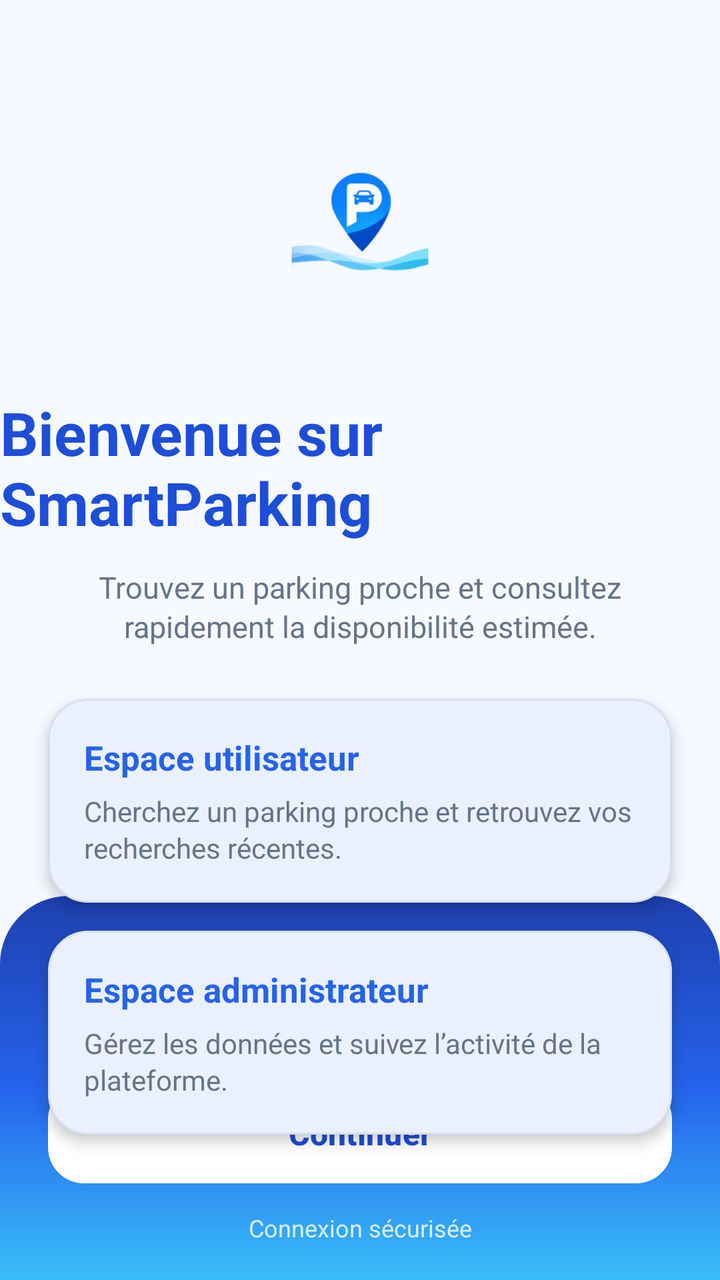
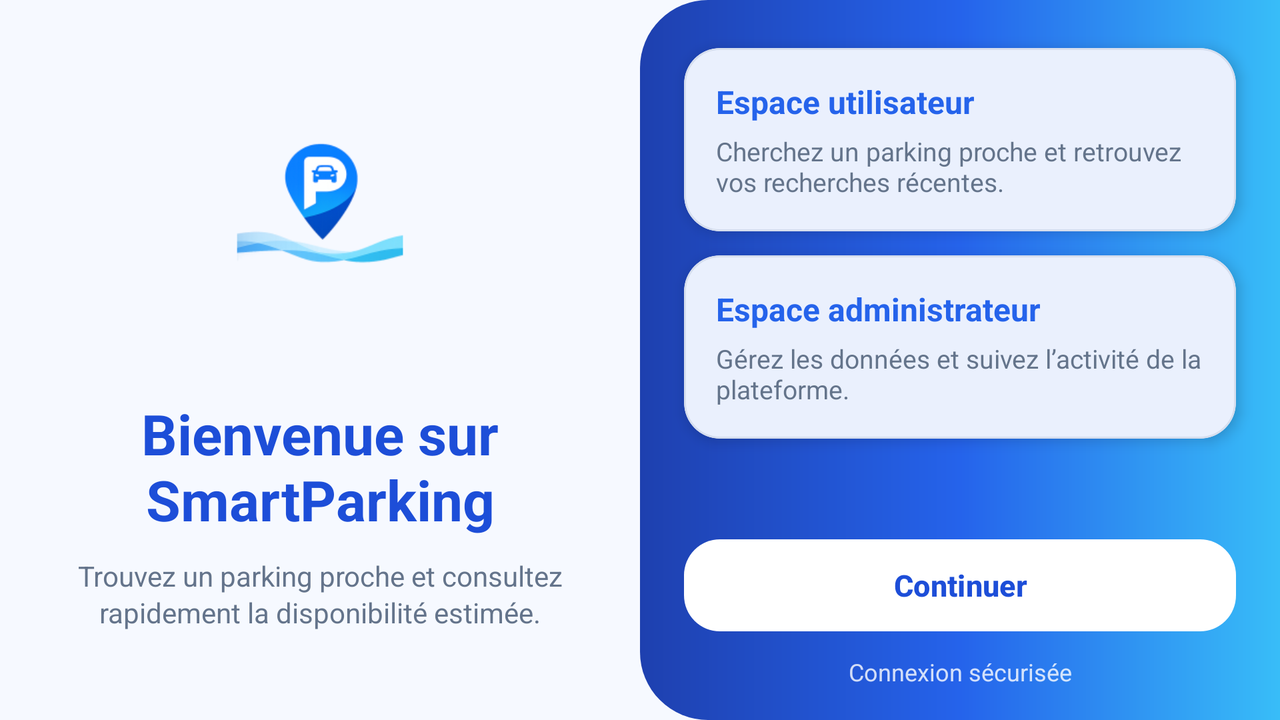

Two renders of one Android screen. The first uses the default layout on a phone; the second uses the alternative layout the repository ships for a different screen configuration, on a matching device. The two XML files are below.
<!-- AndroidManifest.xml: application theme Theme.ParkSmart -->
<!-- res/layout/fragment_startscreen.xml -->
<?xml version="1.0" encoding="utf-8"?>
<androidx.constraintlayout.widget.ConstraintLayout
    xmlns:android="http://schemas.android.com/apk/res/android"
    xmlns:app="http://schemas.android.com/apk/res-auto"
    android:layout_width="match_parent"
    android:layout_height="match_parent"
    android:background="@drawable/bg_auth">

    
    <View
        android:id="@+id/footerBg"
        android:layout_width="0dp"
        android:layout_height="0dp"
        android:background="@drawable/bg_auth_footer"
        app:layout_constraintBottom_toBottomOf="parent"
        app:layout_constraintStart_toStartOf="parent"
        app:layout_constraintEnd_toEndOf="parent"
        app:layout_constraintHeight_percent="0.30" />

    
    <ImageView
        android:id="@+id/ivStartingLogo"
        android:layout_width="140dp"
        android:layout_height="140dp"
        android:layout_marginTop="42dp"
        android:adjustViewBounds="true"
        android:contentDescription="@string/app_name"
        android:scaleType="fitCenter"
        android:src="@mipmap/ic_smartparking_foreground"
        app:layout_constraintTop_toTopOf="parent"
        app:layout_constraintStart_toStartOf="parent"
        app:layout_constraintEnd_toEndOf="parent" />

    
    <TextView
        android:id="@+id/tvStartingTitle"
        android:layout_width="wrap_content"
        android:layout_height="wrap_content"
        android:layout_marginTop="14dp"
        android:text="@string/starting_title"
        android:textColor="@color/ps_primary_dark"
        android:textSize="30sp"
        android:textStyle="bold"
        app:layout_constraintTop_toBottomOf="@id/ivStartingLogo"
        app:layout_constraintStart_toStartOf="parent"
        app:layout_constraintEnd_toEndOf="parent" />

    
    <TextView
        android:id="@+id/tvStartingSubtitle"
        android:layout_width="0dp"
        android:layout_height="wrap_content"
        android:layout_marginStart="28dp"
        android:layout_marginTop="12dp"
        android:layout_marginEnd="28dp"
        android:gravity="center"
        android:lineSpacingExtra="2dp"
        android:text="@string/starting_subtitle"
        android:textColor="@color/ps_text_muted"
        android:textSize="15sp"
        app:layout_constraintTop_toBottomOf="@id/tvStartingTitle"
        app:layout_constraintStart_toStartOf="parent"
        app:layout_constraintEnd_toEndOf="parent" />

    
    <com.google.android.material.card.MaterialCardView
        android:id="@+id/cardUser"
        android:layout_width="0dp"
        android:layout_height="wrap_content"
        android:layout_marginStart="24dp"
        android:layout_marginTop="26dp"
        android:layout_marginEnd="24dp"
        app:cardBackgroundColor="@color/ps_surface"
        app:cardCornerRadius="20dp"
        app:cardElevation="4dp"
        app:strokeColor="@color/ps_outline"
        app:strokeWidth="1dp"
        app:layout_constraintTop_toBottomOf="@id/tvStartingSubtitle"
        app:layout_constraintStart_toStartOf="parent"
        app:layout_constraintEnd_toEndOf="parent">

        <LinearLayout
            android:layout_width="match_parent"
            android:layout_height="wrap_content"
            android:orientation="vertical"
            android:padding="18dp">

            <TextView
                android:layout_width="wrap_content"
                android:layout_height="wrap_content"
                android:text="@string/starting_user_title"
                android:textColor="@color/ps_primary"
                android:textSize="17sp"
                android:textStyle="bold" />

            <TextView
                android:layout_width="wrap_content"
                android:layout_height="wrap_content"
                android:layout_marginTop="6dp"
                android:lineSpacingExtra="2dp"
                android:text="@string/starting_user_desc"
                android:textColor="@color/ps_text_muted"
                android:textSize="14sp" />
        </LinearLayout>
    </com.google.android.material.card.MaterialCardView>

    
    <com.google.android.material.card.MaterialCardView
        android:id="@+id/cardAdmin"
        android:layout_width="0dp"
        android:layout_height="wrap_content"
        android:layout_marginStart="24dp"
        android:layout_marginTop="14dp"
        android:layout_marginEnd="24dp"
        app:cardBackgroundColor="@color/ps_surface"
        app:cardCornerRadius="20dp"
        app:cardElevation="4dp"
        app:strokeColor="@color/ps_outline"
        app:strokeWidth="1dp"
        app:layout_constraintTop_toBottomOf="@id/cardUser"
        app:layout_constraintStart_toStartOf="parent"
        app:layout_constraintEnd_toEndOf="parent">

        <LinearLayout
            android:layout_width="match_parent"
            android:layout_height="wrap_content"
            android:orientation="vertical"
            android:padding="18dp">

            <TextView
                android:layout_width="wrap_content"
                android:layout_height="wrap_content"
                android:text="@string/starting_admin_title"
                android:textColor="@color/ps_primary"
                android:textSize="17sp"
                android:textStyle="bold" />

            <TextView
                android:layout_width="wrap_content"
                android:layout_height="wrap_content"
                android:layout_marginTop="6dp"
                android:lineSpacingExtra="2dp"
                android:text="@string/starting_admin_desc"
                android:textColor="@color/ps_text_muted"
                android:textSize="14sp" />
        </LinearLayout>
    </com.google.android.material.card.MaterialCardView>

    
    <com.google.android.material.button.MaterialButton
        android:id="@+id/btn_start"
        android:layout_width="0dp"
        android:layout_height="58dp"
        android:layout_marginStart="24dp"
        android:layout_marginEnd="24dp"
        android:layout_marginBottom="10dp"
        android:text="@string/starting_button"
        android:textAllCaps="false"
        android:textColor="@color/ps_primary_dark"
        android:textSize="16sp"
        android:textStyle="bold"
        app:backgroundTint="@color/white"
        app:cornerRadius="18dp"
        app:elevation="0dp"
        app:rippleColor="@color/ps_primary_container"
        app:layout_constraintBottom_toTopOf="@id/tv_footer_hint"
        app:layout_constraintStart_toStartOf="parent"
        app:layout_constraintEnd_toEndOf="parent" />

    
    <TextView
        android:id="@+id/tv_footer_hint"
        android:layout_width="0dp"
        android:layout_height="wrap_content"
        android:layout_marginStart="30dp"
        android:layout_marginEnd="30dp"
        android:layout_marginBottom="18dp"
        android:gravity="center"
        android:text="@string/starting_footer_hint"
        android:textColor="@color/ps_on_wave_muted"
        android:textSize="12sp"
        app:layout_constraintBottom_toBottomOf="parent"
        app:layout_constraintStart_toStartOf="parent"
        app:layout_constraintEnd_toEndOf="parent" />

</androidx.constraintlayout.widget.ConstraintLayout>
<!-- resources referenced by this layout -->
<resources>
  <color name="ps_on_wave_muted">#CCFFFFFF</color>
  <color name="ps_outline">#D6DEEE</color>
  <color name="ps_primary">#2563EB</color>
  <color name="ps_primary_container">#DBEAFE</color>
  <color name="ps_primary_dark">#1D4ED8</color>
  <color name="ps_surface">#FFFFFF</color>
  <color name="ps_text_muted">#64748B</color>
  <color name="white">#FFFFFF</color>
  <!-- drawable bg_auth_footer (drawable) -->
  <?xml version="1.0" encoding="utf-8"?>
  <shape xmlns:android="http://schemas.android.com/apk/res/android"
      android:shape="rectangle">
  
      <gradient
          android:angle="270"
          android:startColor="#1E40AF"
          android:centerColor="#2563EB"
          android:endColor="#38BDF8"
          android:type="linear" />
  
      <corners
          android:topLeftRadius="34dp"
          android:topRightRadius="34dp" />
  </shape>
  <string name="app_name">SmartParking</string>
  <string name="starting_admin_desc">Gérez les données et suivez l’activité de la plateforme.</string>
  <string name="starting_admin_title">Espace administrateur</string>
  <string name="starting_button">Continuer</string>
  <string name="starting_footer_hint">Connexion sécurisée</string>
  <string name="starting_subtitle">Trouvez un parking proche et consultez rapidement la disponibilité estimée.</string>
  <string name="starting_title">Bienvenue sur SmartParking</string>
  <string name="starting_user_desc">Cherchez un parking proche et retrouvez vos recherches récentes.</string>
  <string name="starting_user_title">Espace utilisateur</string>
  <style name="Theme.ParkSmart" parent="Base.Theme.ParkSmart" />
  <color name="ps_on_primary_container">#0B2A6F</color>
  <color name="ps_bg">#F6F9FF</color>
  <color name="ps_text">#0F172A</color>
  <style name="Widget.ParkSmart.Button" parent="Widget.Material3.Button">
          <item name="cornerRadius">16dp</item>
          <item name="android:minHeight">52dp</item>
          <item name="android:textAllCaps">false</item>
          <item name="android:textStyle">bold</item>
          <item name="android:textSize">16sp</item>
          <item name="backgroundTint">@color/ps_primary</item>
      </style>
  <style name="Widget.ParkSmart.TextInput" parent="Widget.Material3.TextInputLayout.OutlinedBox">
          <item name="boxStrokeColor">@color/ps_outline</item>
          <item name="boxStrokeWidth">1dp</item>
          <item name="boxStrokeWidthFocused">2dp</item>
          <item name="boxBackgroundColor">@color/ps_surface</item>
          <item name="boxCornerRadiusTopStart">14dp</item>
          <item name="boxCornerRadiusTopEnd">14dp</item>
          <item name="boxCornerRadiusBottomStart">14dp</item>
          <item name="boxCornerRadiusBottomEnd">14dp</item>
          <item name="hintTextColor">@color/ps_text_muted</item>
      </style>
  <!-- some entries are left out for length -->
</resources>
<!-- res/layout-land/fragment_startscreen.xml (the repository's variant of the layout above) -->
<!-- drawn on the phone turned sideways -->
<?xml version="1.0" encoding="utf-8"?>
<androidx.constraintlayout.widget.ConstraintLayout
    xmlns:android="http://schemas.android.com/apk/res/android"
    xmlns:app="http://schemas.android.com/apk/res-auto"
    android:layout_width="match_parent"
    android:layout_height="match_parent"
    android:background="@drawable/bg_auth">

    <androidx.constraintlayout.widget.Guideline
        android:id="@+id/guide_middle"
        android:layout_width="wrap_content"
        android:layout_height="wrap_content"
        android:orientation="vertical"
        app:layout_constraintGuide_percent="0.50" />

    
    <View
        android:id="@+id/right_panel"
        android:layout_width="0dp"
        android:layout_height="0dp"
        android:background="@drawable/bg_auth_side_panel"
        app:layout_constraintTop_toTopOf="parent"
        app:layout_constraintBottom_toBottomOf="parent"
        app:layout_constraintStart_toStartOf="@id/guide_middle"
        app:layout_constraintEnd_toEndOf="parent" />

    
    <ImageView
        android:id="@+id/iv_starting_logo"
        android:layout_width="170dp"
        android:layout_height="170dp"
        android:layout_marginTop="18dp"
        android:adjustViewBounds="true"
        android:contentDescription="@string/app_name"
        android:scaleType="fitCenter"
        android:src="@mipmap/ic_smartparking_foreground"
        app:layout_constraintTop_toTopOf="parent"
        app:layout_constraintStart_toStartOf="parent"
        app:layout_constraintEnd_toStartOf="@id/guide_middle" />

    
    <TextView
        android:id="@+id/tv_starting_title"
        android:layout_width="0dp"
        android:layout_height="wrap_content"
        android:layout_marginStart="24dp"
        android:layout_marginTop="10dp"
        android:layout_marginEnd="24dp"
        android:gravity="center"
        android:text="@string/starting_title"
        android:textColor="@color/ps_primary_dark"
        android:textSize="28sp"
        android:textStyle="bold"
        app:layout_constraintTop_toBottomOf="@id/iv_starting_logo"
        app:layout_constraintStart_toStartOf="parent"
        app:layout_constraintEnd_toStartOf="@id/guide_middle" />

    
    <TextView
        android:id="@+id/tv_starting_subtitle"
        android:layout_width="0dp"
        android:layout_height="wrap_content"
        android:layout_marginStart="26dp"
        android:layout_marginTop="10dp"
        android:layout_marginEnd="26dp"
        android:gravity="center"
        android:lineSpacingExtra="2dp"
        android:text="@string/starting_subtitle"
        android:textColor="@color/ps_text_muted"
        android:textSize="14sp"
        app:layout_constraintTop_toBottomOf="@id/tv_starting_title"
        app:layout_constraintStart_toStartOf="parent"
        app:layout_constraintEnd_toStartOf="@id/guide_middle" />

    
    <com.google.android.material.card.MaterialCardView
        android:id="@+id/card_user"
        android:layout_width="0dp"
        android:layout_height="wrap_content"
        android:layout_marginStart="22dp"
        android:layout_marginTop="24dp"
        android:layout_marginEnd="22dp"
        app:cardBackgroundColor="@color/ps_surface"
        app:cardCornerRadius="18dp"
        app:cardElevation="4dp"
        app:strokeColor="@color/ps_outline"
        app:strokeWidth="1dp"
        app:layout_constraintTop_toTopOf="parent"
        app:layout_constraintStart_toStartOf="@id/guide_middle"
        app:layout_constraintEnd_toEndOf="parent">

        <LinearLayout
            android:layout_width="match_parent"
            android:layout_height="wrap_content"
            android:orientation="vertical"
            android:padding="16dp">

            <TextView
                android:layout_width="wrap_content"
                android:layout_height="wrap_content"
                android:text="@string/starting_user_title"
                android:textColor="@color/ps_primary"
                android:textSize="16sp"
                android:textStyle="bold" />

            <TextView
                android:layout_width="wrap_content"
                android:layout_height="wrap_content"
                android:layout_marginTop="5dp"
                android:text="@string/starting_user_desc"
                android:textColor="@color/ps_text_muted"
                android:textSize="13sp" />
        </LinearLayout>
    </com.google.android.material.card.MaterialCardView>

    
    <com.google.android.material.card.MaterialCardView
        android:id="@+id/card_admin"
        android:layout_width="0dp"
        android:layout_height="wrap_content"
        android:layout_marginStart="22dp"
        android:layout_marginTop="12dp"
        android:layout_marginEnd="22dp"
        app:cardBackgroundColor="@color/ps_surface"
        app:cardCornerRadius="18dp"
        app:cardElevation="4dp"
        app:strokeColor="@color/ps_outline"
        app:strokeWidth="1dp"
        app:layout_constraintTop_toBottomOf="@id/card_user"
        app:layout_constraintStart_toStartOf="@id/guide_middle"
        app:layout_constraintEnd_toEndOf="parent">

        <LinearLayout
            android:layout_width="match_parent"
            android:layout_height="wrap_content"
            android:orientation="vertical"
            android:padding="16dp">

            <TextView
                android:layout_width="wrap_content"
                android:layout_height="wrap_content"
                android:text="@string/starting_admin_title"
                android:textColor="@color/ps_primary"
                android:textSize="16sp"
                android:textStyle="bold" />

            <TextView
                android:layout_width="wrap_content"
                android:layout_height="wrap_content"
                android:layout_marginTop="5dp"
                android:text="@string/starting_admin_desc"
                android:textColor="@color/ps_text_muted"
                android:textSize="13sp" />
        </LinearLayout>
    </com.google.android.material.card.MaterialCardView>

    
    <com.google.android.material.button.MaterialButton
        android:id="@+id/btn_start"
        android:layout_width="0dp"
        android:layout_height="54dp"
        android:layout_marginStart="22dp"
        android:layout_marginEnd="22dp"
        android:layout_marginBottom="8dp"
        android:text="@string/starting_button"
        android:textAllCaps="false"
        android:textColor="@color/ps_primary_dark"
        android:textSize="15sp"
        android:textStyle="bold"
        app:backgroundTint="@color/white"
        app:cornerRadius="18dp"
        app:elevation="0dp"
        app:rippleColor="@color/ps_primary_container"
        app:layout_constraintBottom_toTopOf="@id/tv_footer_hint"
        app:layout_constraintStart_toStartOf="@id/guide_middle"
        app:layout_constraintEnd_toEndOf="parent" />

    
    <TextView
        android:id="@+id/tv_footer_hint"
        android:layout_width="0dp"
        android:layout_height="wrap_content"
        android:layout_marginStart="26dp"
        android:layout_marginEnd="26dp"
        android:layout_marginBottom="16dp"
        android:gravity="center"
        android:text="@string/starting_footer_hint"
        android:textColor="@color/ps_on_wave_muted"
        android:textSize="12sp"
        app:layout_constraintBottom_toBottomOf="parent"
        app:layout_constraintStart_toStartOf="@id/guide_middle"
        app:layout_constraintEnd_toEndOf="parent" />

</androidx.constraintlayout.widget.ConstraintLayout>
<!-- resources referenced by the variant -->
<!-- as the phone turned sideways resolves them -->
<resources>
  <color name="ps_on_wave_muted">#CCFFFFFF</color>
  <color name="ps_outline">#D6DEEE</color>
  <color name="ps_primary">#2563EB</color>
  <color name="ps_primary_container">#DBEAFE</color>
  <color name="ps_primary_dark">#1D4ED8</color>
  <color name="ps_surface">#FFFFFF</color>
  <color name="ps_text_muted">#64748B</color>
  <color name="white">#FFFFFF</color>
  <!-- drawable bg_auth_side_panel (drawable) -->
  <?xml version="1.0" encoding="utf-8"?>
  <shape xmlns:android="http://schemas.android.com/apk/res/android"
      android:shape="rectangle">
  
      <gradient
          android:angle="0"
          android:startColor="#1E40AF"
          android:centerColor="#2563EB"
          android:endColor="#38BDF8"
          android:type="linear" />
  
      <corners
          android:topLeftRadius="34dp"
          android:bottomLeftRadius="34dp" />
  </shape>
  <string name="app_name">SmartParking</string>
  <string name="starting_admin_desc">Gérez les données et suivez l’activité de la plateforme.</string>
  <string name="starting_admin_title">Espace administrateur</string>
  <string name="starting_button">Continuer</string>
  <string name="starting_footer_hint">Connexion sécurisée</string>
  <string name="starting_subtitle">Trouvez un parking proche et consultez rapidement la disponibilité estimée.</string>
  <string name="starting_title">Bienvenue sur SmartParking</string>
  <string name="starting_user_desc">Cherchez un parking proche et retrouvez vos recherches récentes.</string>
  <string name="starting_user_title">Espace utilisateur</string>
  <style name="Theme.ParkSmart" parent="Base.Theme.ParkSmart" />
  <color name="ps_on_primary_container">#0B2A6F</color>
  <color name="ps_bg">#F6F9FF</color>
  <color name="ps_text">#0F172A</color>
  <style name="Widget.ParkSmart.Button" parent="Widget.Material3.Button">
          <item name="cornerRadius">16dp</item>
          <item name="android:minHeight">52dp</item>
          <item name="android:textAllCaps">false</item>
          <item name="android:textStyle">bold</item>
          <item name="android:textSize">16sp</item>
          <item name="backgroundTint">@color/ps_primary</item>
      </style>
  <style name="Widget.ParkSmart.TextInput" parent="Widget.Material3.TextInputLayout.OutlinedBox">
          <item name="boxStrokeColor">@color/ps_outline</item>
          <item name="boxStrokeWidth">1dp</item>
          <item name="boxStrokeWidthFocused">2dp</item>
          <item name="boxBackgroundColor">@color/ps_surface</item>
          <item name="boxCornerRadiusTopStart">14dp</item>
          <item name="boxCornerRadiusTopEnd">14dp</item>
          <item name="boxCornerRadiusBottomStart">14dp</item>
          <item name="boxCornerRadiusBottomEnd">14dp</item>
          <item name="hintTextColor">@color/ps_text_muted</item>
      </style>
  <!-- some entries are left out for length -->
</resources>
